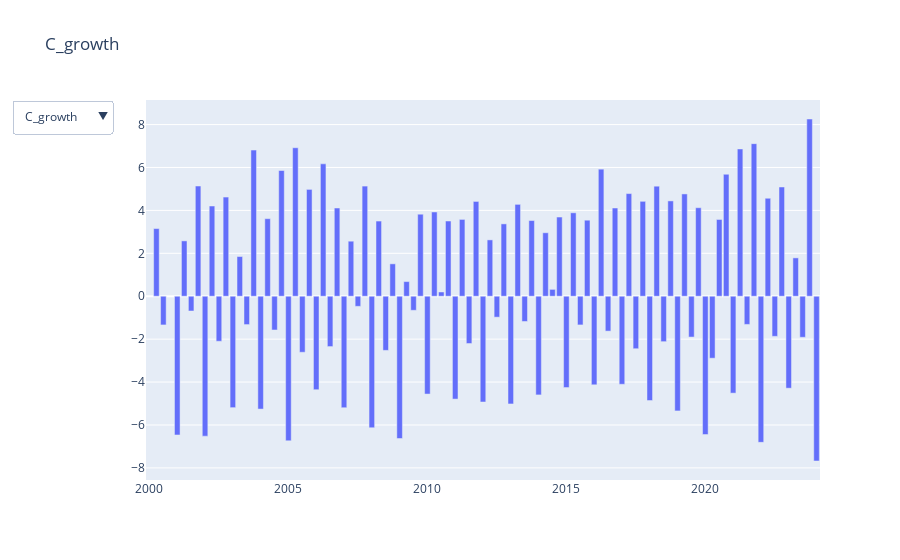

The notebook cell saved with this chart:
### Markdown cell above
We make an interactive figure that shows the growth rates of all components against the growth rate of GDP.

### Code cell
# We create a bar chart for 'Y_growth'
fig = go.Figure(data=[
    go.Bar(name='Y_growth', x=df_growth['Date'], y=df_growth['Y_growth'])
])

# We add traces for the other variables
variables = ['C_growth', 'G_growth', 'I_growth', 'NX_growth', 'N_growth']
for variable in variables:
    fig.add_trace(
        go.Bar(name=variable, x=df_growth['Date'], y=df_growth[variable], visible=False)
    )

# We create a dropdown menu
buttons = []
for i, variable in enumerate(variables):
    visibility = [True] + [False]*i + [True] + [False]*(len(variables)-i-1)
    buttons.append(dict(label=variable, method='update', args=[{'visible': visibility}, {'title': variable}]))

fig.update_layout(
    updatemenus=[
        dict(
            active=0,
            buttons=buttons,
        )
    ],
)

fig.update_layout(title=variables[0])

# We show the figure
fig.show()

### Figure 1 — Plotly figure (JSON) as saved in the notebook; plotly's stock layout.template omitted (floating-point values rounded to 4 significant figures; data arrays with more than 128 entries replaced by an {"elided": "..."} marker saying what was removed)
{"data": [{"name": "Y_growth", "type": "bar", "x": {"elided": "583 float values"}, "y": {"elided": "583 float values"}}, {"name": "C_growth", "type": "bar", "visible": false, "x": {"elided": "583 float values"}, "y": {"elided": "583 float values"}}, {"name": "G_growth", "type": "bar", "visible": false, "x": {"elided": "583 float values"}, "y": {"elided": "583 float values"}}, {"name": "I_growth", "type": "bar", "visible": false, "x": {"elided": "583 float values"}, "y": {"elided": "583 float values"}}, {"name": "NX_growth", "type": "bar", "visible": false, "x": {"elided": "583 float values"}, "y": {"elided": "583 float values"}}, {"name": "N_growth", "type": "bar", "visible": false, "x": {"elided": "583 float values"}, "y": {"elided": "583 float values"}}], "layout": {"title": {"text": "C_growth"}, "updatemenus": [{"active": 0, "buttons": [{"args": [{"visible": [true, true, false, false, false, false]}, {"title": "C_growth"}], "label": "C_growth", "method": "update"}, {"args": [{"visible": [true, false, true, false, false, false]}, {"title": "G_growth"}], "label": "G_growth", "method": "update"}, {"args": [{"visible": [true, false, false, true, false, false]}, {"title": "I_growth"}], "label": "I_growth", "method": "update"}, {"args": [{"visible": [true, false, false, false, true, false]}, {"title": "NX_growth"}], "label": "NX_growth", "method": "update"}, {"args": [{"visible": [true, false, false, false, false, true]}, {"title": "N_growth"}], "label": "N_growth", "method": "update"}]}]}}
